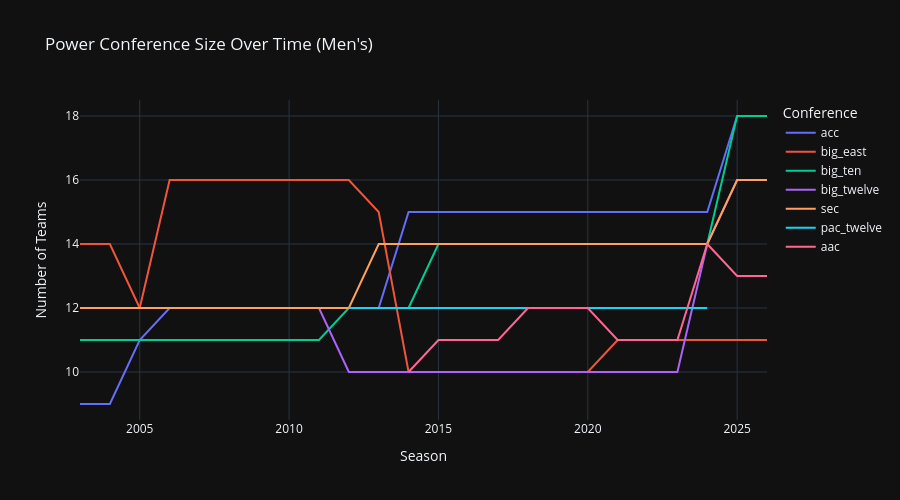

Notebook code for this chart:
### Code cell
# Conference size over time (top conferences)
power_confs = ['acc', 'big_ten', 'big_twelve', 'sec', 'big_east', 'pac_twelve', 'aac']

conf_size_by_year = m_conferences.groupby(['Season', 'ConfAbbrev']).size().reset_index(name='NumTeams')
power_data = conf_size_by_year[conf_size_by_year['ConfAbbrev'].isin(power_confs)]

fig = px.line(power_data, x='Season', y='NumTeams', color='ConfAbbrev',
              title="Power Conference Size Over Time (Men's)",
              labels={'NumTeams': 'Number of Teams', 'ConfAbbrev': 'Conference'})
fig.update_layout(width=900, height=500)
fig.show()

### Figure 1 — Plotly figure (JSON) as saved in the notebook; plotly's stock layout.template omitted (floating-point values rounded to 4 significant figures)
{"data": [{"hovertemplate": "Conference=acc<br>Season=%{x}<br>Number of Teams=%{y}<extra></extra>", "legendgroup": "acc", "line": {"color": "#636efa", "dash": "solid"}, "marker": {"symbol": "circle"}, "mode": "lines", "name": "acc", "orientation": "v", "showlegend": true, "x": [2003, 2004, 2005, 2006, 2007, 2008, 2009, 2010, 2011, 2012, 2013, 2014, 2015, 2016, 2017, 2018, 2019, 2020, 2021, 2022, 2023, 2024, 2025, 2026], "xaxis": "x", "y": [9, 9, 11, 12, 12, 12, 12, 12, 12, 12, 12, 15, 15, 15, 15, 15, 15, 15, 15, 15, 15, 15, 18, 18], "yaxis": "y", "type": "scatter"}, {"hovertemplate": "Conference=big_east<br>Season=%{x}<br>Number of Teams=%{y}<extra></extra>", "legendgroup": "big_east", "line": {"color": "#EF553B", "dash": "solid"}, "marker": {"symbol": "circle"}, "mode": "lines", "name": "big_east", "orientation": "v", "showlegend": true, "x": [2003, 2004, 2005, 2006, 2007, 2008, 2009, 2010, 2011, 2012, 2013, 2014, 2015, 2016, 2017, 2018, 2019, 2020, 2021, 2022, 2023, 2024, 2025, 2026], "xaxis": "x", "y": [14, 14, 12, 16, 16, 16, 16, 16, 16, 16, 15, 10, 10, 10, 10, 10, 10, 10, 11, 11, 11, 11, 11, 11], "yaxis": "y", "type": "scatter"}, {"hovertemplate": "Conference=big_ten<br>Season=%{x}<br>Number of Teams=%{y}<extra></extra>", "legendgroup": "big_ten", "line": {"color": "#00cc96", "dash": "solid"}, "marker": {"symbol": "circle"}, "mode": "lines", "name": "big_ten", "orientation": "v", "showlegend": true, "x": [2003, 2004, 2005, 2006, 2007, 2008, 2009, 2010, 2011, 2012, 2013, 2014, 2015, 2016, 2017, 2018, 2019, 2020, 2021, 2022, 2023, 2024, 2025, 2026], "xaxis": "x", "y": [11, 11, 11, 11, 11, 11, 11, 11, 11, 12, 12, 12, 14, 14, 14, 14, 14, 14, 14, 14, 14, 14, 18, 18], "yaxis": "y", "type": "scatter"}, {"hovertemplate": "Conference=big_twelve<br>Season=%{x}<br>Number of Teams=%{y}<extra></extra>", "legendgroup": "big_twelve", "line": {"color": "#ab63fa", "dash": "solid"}, "marker": {"symbol": "circle"}, "mode": "lines", "name": "big_twelve", "orientation": "v", "showlegend": true, "x": [2003, 2004, 2005, 2006, 2007, 2008, 2009, 2010, 2011, 2012, 2013, 2014, 2015, 2016, 2017, 2018, 2019, 2020, 2021, 2022, 2023, 2024, 2025, 2026], "xaxis": "x", "y": [12, 12, 12, 12, 12, 12, 12, 12, 12, 10, 10, 10, 10, 10, 10, 10, 10, 10, 10, 10, 10, 14, 16, 16], "yaxis": "y", "type": "scatter"}, {"hovertemplate": "Conference=sec<br>Season=%{x}<br>Number of Teams=%{y}<extra></extra>", "legendgroup": "sec", "line": {"color": "#FFA15A", "dash": "solid"}, "marker": {"symbol": "circle"}, "mode": "lines", "name": "sec", "orientation": "v", "showlegend": true, "x": [2003, 2004, 2005, 2006, 2007, 2008, 2009, 2010, 2011, 2012, 2013, 2014, 2015, 2016, 2017, 2018, 2019, 2020, 2021, 2022, 2023, 2024, 2025, 2026], "xaxis": "x", "y": [12, 12, 12, 12, 12, 12, 12, 12, 12, 12, 14, 14, 14, 14, 14, 14, 14, 14, 14, 14, 14, 14, 16, 16], "yaxis": "y", "type": "scatter"}, {"hovertemplate": "Conference=pac_twelve<br>Season=%{x}<br>Number of Teams=%{y}<extra></extra>", "legendgroup": "pac_twelve", "line": {"color": "#19d3f3", "dash": "solid"}, "marker": {"symbol": "circle"}, "mode": "lines", "name": "pac_twelve", "orientation": "v", "showlegend": true, "x": [2012, 2013, 2014, 2015, 2016, 2017, 2018, 2019, 2020, 2021, 2022, 2023, 2024], "xaxis": "x", "y": [12, 12, 12, 12, 12, 12, 12, 12, 12, 12, 12, 12, 12], "yaxis": "y", "type": "scatter"}, {"hovertemplate": "Conference=aac<br>Season=%{x}<br>Number of Teams=%{y}<extra></extra>", "legendgroup": "aac", "line": {"color": "#FF6692", "dash": "solid"}, "marker": {"symbol": "circle"}, "mode": "lines", "name": "aac", "orientation": "v", "showlegend": true, "x": [2014, 2015, 2016, 2017, 2018, 2019, 2020, 2021, 2022, 2023, 2024, 2025, 2026], "xaxis": "x", "y": [10, 11, 11, 11, 12, 12, 12, 11, 11, 11, 14, 13, 13], "yaxis": "y", "type": "scatter"}], "layout": {"xaxis": {"anchor": "y", "domain": [0.0, 1.0], "title": {"text": "Season"}}, "yaxis": {"anchor": "x", "domain": [0.0, 1.0], "title": {"text": "Number of Teams"}}, "legend": {"title": {"text": "Conference"}, "tracegroupgap": 0}, "title": {"text": "Power Conference Size Over Time (Men's)"}, "width": 900, "height": 500}}
